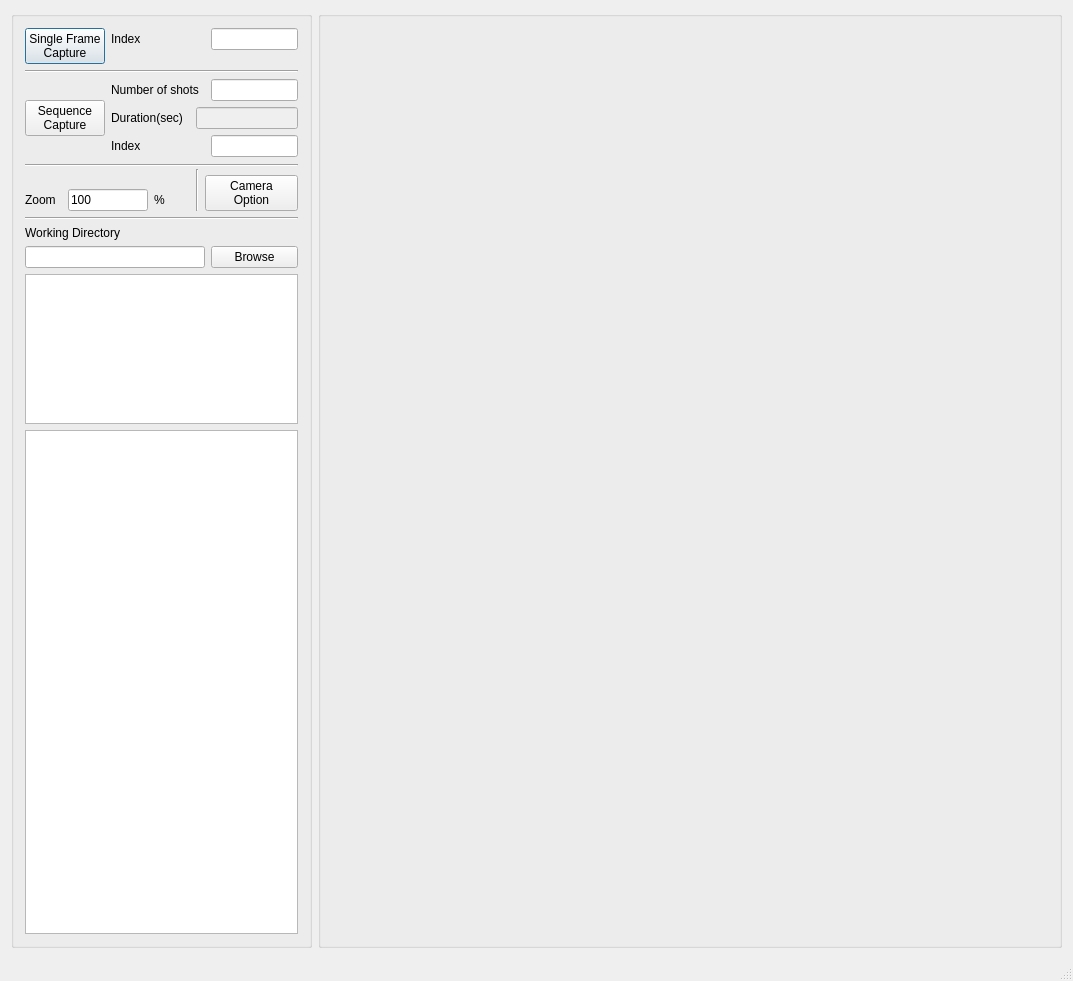
<?xml version="1.0" encoding="UTF-8"?>
<ui version="4.0">
 <class>QtPointGreyCaptureGuiClass</class>
 <widget class="QMainWindow" name="QtPointGreyCaptureGuiClass">
  <property name="geometry">
   <rect>
    <x>0</x>
    <y>0</y>
    <width>1073</width>
    <height>981</height>
   </rect>
  </property>
  <property name="minimumSize">
   <size>
    <width>301</width>
    <height>0</height>
   </size>
  </property>
  <property name="maximumSize">
   <size>
    <width>16777215</width>
    <height>16777215</height>
   </size>
  </property>
  <property name="windowTitle">
   <string>PointGreyCapture</string>
  </property>
  <property name="animated">
   <bool>true</bool>
  </property>
  <widget class="QWidget" name="centralWidget">
   <property name="sizePolicy">
    <sizepolicy hsizetype="Expanding" vsizetype="Expanding">
     <horstretch>0</horstretch>
     <verstretch>0</verstretch>
    </sizepolicy>
   </property>
   <property name="maximumSize">
    <size>
     <width>16777215</width>
     <height>16777215</height>
    </size>
   </property>
   <property name="acceptDrops">
    <bool>false</bool>
   </property>
   <property name="layoutDirection">
    <enum>Qt::LeftToRight</enum>
   </property>
   <property name="autoFillBackground">
    <bool>true</bool>
   </property>
   <layout class="QHBoxLayout" name="horizontalLayout">
    <property name="sizeConstraint">
     <enum>QLayout::SetDefaultConstraint</enum>
    </property>
    <item>
     <widget class="QGroupBox" name="ParameterBox1">
      <property name="minimumSize">
       <size>
        <width>301</width>
        <height>463</height>
       </size>
      </property>
      <property name="maximumSize">
       <size>
        <width>301</width>
        <height>16777215</height>
       </size>
      </property>
      <property name="title">
       <string/>
      </property>
      <property name="flat">
       <bool>false</bool>
      </property>
      <property name="checkable">
       <bool>false</bool>
      </property>
      <layout class="QVBoxLayout" name="verticalLayout">
       <item>
        <layout class="QGridLayout" name="gridLayout">
         <item row="6" column="0" rowspan="2" colspan="7">
          <widget class="Line" name="line">
           <property name="orientation">
            <enum>Qt::Horizontal</enum>
           </property>
          </widget>
         </item>
         <item row="5" column="2">
          <widget class="QLabel" name="label_15">
           <property name="text">
            <string>Index</string>
           </property>
          </widget>
         </item>
         <item row="2" column="0" colspan="7">
          <widget class="Line" name="line_3">
           <property name="frameShadow">
            <enum>QFrame::Sunken</enum>
           </property>
           <property name="lineWidth">
            <number>1</number>
           </property>
           <property name="midLineWidth">
            <number>0</number>
           </property>
           <property name="orientation">
            <enum>Qt::Horizontal</enum>
           </property>
          </widget>
         </item>
         <item row="0" column="2">
          <widget class="QLabel" name="label_14">
           <property name="text">
            <string>Index</string>
           </property>
          </widget>
         </item>
         <item row="4" column="4" colspan="3">
          <widget class="QLineEdit" name="DurationText">
           <property name="enabled">
            <bool>false</bool>
           </property>
          </widget>
         </item>
         <item row="0" column="0" rowspan="2" colspan="2">
          <widget class="QPushButton" name="pushButton">
           <property name="text">
            <string>Single Frame
Capture</string>
           </property>
           <property name="autoDefault">
            <bool>true</bool>
           </property>
           <property name="default">
            <bool>true</bool>
           </property>
          </widget>
         </item>
         <item row="8" column="5" rowspan="2" colspan="2">
          <widget class="QPushButton" name="pushButton_4">
           <property name="text">
            <string>Camera
Option</string>
           </property>
          </widget>
         </item>
         <item row="10" column="0" colspan="7">
          <widget class="Line" name="line_2">
           <property name="orientation">
            <enum>Qt::Horizontal</enum>
           </property>
          </widget>
         </item>
         <item row="7" column="4" rowspan="3">
          <widget class="Line" name="line_4">
           <property name="frameShadow">
            <enum>QFrame::Sunken</enum>
           </property>
           <property name="orientation">
            <enum>Qt::Vertical</enum>
           </property>
          </widget>
         </item>
         <item row="3" column="2" colspan="3">
          <widget class="QLabel" name="label_2">
           <property name="text">
            <string>Number of shots</string>
           </property>
          </widget>
         </item>
         <item row="9" column="3">
          <widget class="QLabel" name="label_3">
           <property name="text">
            <string>%</string>
           </property>
          </widget>
         </item>
         <item row="9" column="1" colspan="2">
          <widget class="QLineEdit" name="ZoomEdit">
           <property name="text">
            <string>100</string>
           </property>
          </widget>
         </item>
         <item row="0" column="6">
          <widget class="QLineEdit" name="filePrefixText">
           <property name="placeholderText">
            <string/>
           </property>
          </widget>
         </item>
         <item row="3" column="0" rowspan="3" colspan="2">
          <widget class="QPushButton" name="SeqCapture">
           <property name="text">
            <string>Sequence
Capture</string>
           </property>
           <property name="default">
            <bool>false</bool>
           </property>
          </widget>
         </item>
         <item row="4" column="2" colspan="2">
          <widget class="QLabel" name="label_18">
           <property name="text">
            <string>Duration(sec)</string>
           </property>
          </widget>
         </item>
         <item row="11" column="0" colspan="3">
          <widget class="QLabel" name="label_17">
           <property name="text">
            <string>Working Directory</string>
           </property>
          </widget>
         </item>
         <item row="3" column="6">
          <widget class="QLineEdit" name="CaptureFrameLen">
           <property name="placeholderText">
            <string/>
           </property>
          </widget>
         </item>
         <item row="12" column="6">
          <widget class="QPushButton" name="pushButton_5">
           <property name="text">
            <string>Browse</string>
           </property>
          </widget>
         </item>
         <item row="5" column="6">
          <widget class="QLineEdit" name="seqPrefixText"/>
         </item>
         <item row="12" column="0" colspan="6">
          <widget class="QLineEdit" name="DirectoryText"/>
         </item>
         <item row="9" column="0">
          <widget class="QLabel" name="label">
           <property name="text">
            <string>Zoom</string>
           </property>
          </widget>
         </item>
        </layout>
       </item>
       <item>
        <widget class="QListWidget" name="CamListWidget">
         <property name="maximumSize">
          <size>
           <width>16777215</width>
           <height>150</height>
          </size>
         </property>
         <property name="dragEnabled">
          <bool>true</bool>
         </property>
         <property name="selectionMode">
          <enum>QAbstractItemView::NoSelection</enum>
         </property>
        </widget>
       </item>
       <item>
        <widget class="QPlainTextEdit" name="LogText">
         <property name="horizontalScrollBarPolicy">
          <enum>Qt::ScrollBarAlwaysOff</enum>
         </property>
         <property name="readOnly">
          <bool>true</bool>
         </property>
        </widget>
       </item>
      </layout>
     </widget>
    </item>
    <item>
     <widget class="QGroupBox" name="ViewBox">
      <property name="title">
       <string/>
      </property>
     </widget>
    </item>
   </layout>
  </widget>
  <widget class="QStatusBar" name="statusBar"/>
 </widget>
 <layoutdefault spacing="6" margin="11"/>
 <resources>
  <include location="QtPointGreyCaptureGui.qrc"/>
 </resources>
 <connections>
  <connection>
   <sender>pushButton</sender>
   <signal>clicked()</signal>
   <receiver>QtPointGreyCaptureGuiClass</receiver>
   <slot>FireButton()</slot>
   <hints>
    <hint type="sourcelabel">
     <x>96</x>
     <y>44</y>
    </hint>
    <hint type="destinationlabel">
     <x>121</x>
     <y>307</y>
    </hint>
   </hints>
  </connection>
  <connection>
   <sender>pushButton_4</sender>
   <signal>clicked()</signal>
   <receiver>QtPointGreyCaptureGuiClass</receiver>
   <slot>OptionShow()</slot>
   <hints>
    <hint type="sourcelabel">
     <x>254</x>
     <y>180</y>
    </hint>
    <hint type="destinationlabel">
     <x>325</x>
     <y>332</y>
    </hint>
   </hints>
  </connection>
  <connection>
   <sender>SeqCapture</sender>
   <signal>clicked()</signal>
   <receiver>QtPointGreyCaptureGuiClass</receiver>
   <slot>SeqButton()</slot>
   <hints>
    <hint type="sourcelabel">
     <x>67</x>
     <y>111</y>
    </hint>
    <hint type="destinationlabel">
     <x>325</x>
     <y>129</y>
    </hint>
   </hints>
  </connection>
  <connection>
   <sender>pushButton_5</sender>
   <signal>clicked()</signal>
   <receiver>QtPointGreyCaptureGuiClass</receiver>
   <slot>Path()</slot>
   <hints>
    <hint type="sourcelabel">
     <x>281</x>
     <y>250</y>
    </hint>
    <hint type="destinationlabel">
     <x>325</x>
     <y>202</y>
    </hint>
   </hints>
  </connection>
  <connection>
   <sender>CaptureFrameLen</sender>
   <signal>editingFinished()</signal>
   <receiver>QtPointGreyCaptureGuiClass</receiver>
   <slot>NosChanged()</slot>
   <hints>
    <hint type="sourcelabel">
     <x>267</x>
     <y>84</y>
    </hint>
    <hint type="destinationlabel">
     <x>366</x>
     <y>88</y>
    </hint>
   </hints>
  </connection>
  <connection>
   <sender>DirectoryText</sender>
   <signal>editingFinished()</signal>
   <receiver>QtPointGreyCaptureGuiClass</receiver>
   <slot>PathText()</slot>
   <hints>
    <hint type="sourcelabel">
     <x>208</x>
     <y>254</y>
    </hint>
    <hint type="destinationlabel">
     <x>402</x>
     <y>289</y>
    </hint>
   </hints>
  </connection>
  <connection>
   <sender>ZoomEdit</sender>
   <signal>textChanged(QString)</signal>
   <receiver>QtPointGreyCaptureGuiClass</receiver>
   <slot>zoomEdit()</slot>
   <hints>
    <hint type="sourcelabel">
     <x>177</x>
     <y>200</y>
    </hint>
    <hint type="destinationlabel">
     <x>326</x>
     <y>213</y>
    </hint>
   </hints>
  </connection>
  <connection>
   <sender>CamListWidget</sender>
   <signal>itemClicked(QListWidgetItem*)</signal>
   <receiver>QtPointGreyCaptureGuiClass</receiver>
   <slot>ViewOnlyCheckedView()</slot>
   <hints>
    <hint type="sourcelabel">
     <x>174</x>
     <y>303</y>
    </hint>
    <hint type="destinationlabel">
     <x>314</x>
     <y>3</y>
    </hint>
   </hints>
  </connection>
  <connection>
   <sender>CamListWidget</sender>
   <signal>clicked(QModelIndex)</signal>
   <receiver>QtPointGreyCaptureGuiClass</receiver>
   <slot>ViewOnlyCheckedView()</slot>
   <hints>
    <hint type="sourcelabel">
     <x>253</x>
     <y>412</y>
    </hint>
    <hint type="destinationlabel">
     <x>505</x>
     <y>3</y>
    </hint>
   </hints>
  </connection>
 </connections>
 <slots>
  <slot>FireButton()</slot>
  <slot>OffButton()</slot>
  <slot>FileCaptureButton()</slot>
  <slot>OptionShow()</slot>
  <slot>SeqButton()</slot>
  <slot>Path()</slot>
  <slot>NosChanged()</slot>
  <slot>PathText()</slot>
  <slot>ChangedPreviewCheck(bool)</slot>
  <slot>zoomEdit()</slot>
  <slot>ViewOnlyCheckedView()</slot>
 </slots>
</ui>
